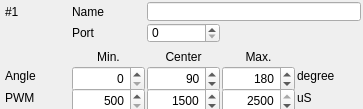
<?xml version="1.0" encoding="UTF-8"?>
<ui version="4.0">
 <class>Calibrate</class>
 <widget class="QWidget" name="Calibrate">
  <property name="windowModality">
   <enum>Qt::NonModal</enum>
  </property>
  <property name="geometry">
   <rect>
    <x>0</x>
    <y>0</y>
    <width>363</width>
    <height>109</height>
   </rect>
  </property>
  <property name="sizePolicy">
   <sizepolicy hsizetype="Fixed" vsizetype="Fixed">
    <horstretch>0</horstretch>
    <verstretch>0</verstretch>
   </sizepolicy>
  </property>
  <property name="minimumSize">
   <size>
    <width>363</width>
    <height>105</height>
   </size>
  </property>
  <property name="windowTitle">
   <string>Form</string>
  </property>
  <property name="autoFillBackground">
   <bool>true</bool>
  </property>
  <layout class="QGridLayout" name="gridLayout_2">
   <property name="leftMargin">
    <number>5</number>
   </property>
   <property name="topMargin">
    <number>2</number>
   </property>
   <property name="rightMargin">
    <number>2</number>
   </property>
   <property name="bottomMargin">
    <number>2</number>
   </property>
   <property name="spacing">
    <number>2</number>
   </property>
   <item row="1" column="0">
    <widget class="QLabel" name="id">
     <property name="text">
      <string>#1</string>
     </property>
    </widget>
   </item>
   <item row="2" column="1">
    <widget class="QLabel" name="label_9">
     <property name="text">
      <string>Port</string>
     </property>
    </widget>
   </item>
   <item row="3" column="3">
    <widget class="QLabel" name="label_2">
     <property name="sizePolicy">
      <sizepolicy hsizetype="Fixed" vsizetype="Fixed">
       <horstretch>0</horstretch>
       <verstretch>0</verstretch>
      </sizepolicy>
     </property>
     <property name="minimumSize">
      <size>
       <width>73</width>
       <height>23</height>
      </size>
     </property>
     <property name="text">
      <string>Max.</string>
     </property>
     <property name="alignment">
      <set>Qt::AlignCenter</set>
     </property>
    </widget>
   </item>
   <item row="7" column="4">
    <widget class="QLabel" name="label_10">
     <property name="text">
      <string>uS</string>
     </property>
    </widget>
   </item>
   <item row="1" column="1">
    <widget class="QLabel" name="label_8">
     <property name="text">
      <string>Name</string>
     </property>
    </widget>
   </item>
   <item row="5" column="3">
    <widget class="QSpinBox" name="maxAngle">
     <property name="sizePolicy">
      <sizepolicy hsizetype="Fixed" vsizetype="Fixed">
       <horstretch>0</horstretch>
       <verstretch>0</verstretch>
      </sizepolicy>
     </property>
     <property name="minimumSize">
      <size>
       <width>73</width>
       <height>26</height>
      </size>
     </property>
     <property name="alignment">
      <set>Qt::AlignRight|Qt::AlignTrailing|Qt::AlignVCenter</set>
     </property>
     <property name="maximum">
      <number>360</number>
     </property>
     <property name="value">
      <number>180</number>
     </property>
    </widget>
   </item>
   <item row="7" column="0">
    <widget class="QLabel" name="label_5">
     <property name="text">
      <string>PWM</string>
     </property>
    </widget>
   </item>
   <item row="5" column="1">
    <widget class="QSpinBox" name="minAngle">
     <property name="sizePolicy">
      <sizepolicy hsizetype="Fixed" vsizetype="Fixed">
       <horstretch>0</horstretch>
       <verstretch>0</verstretch>
      </sizepolicy>
     </property>
     <property name="minimumSize">
      <size>
       <width>73</width>
       <height>26</height>
      </size>
     </property>
     <property name="alignment">
      <set>Qt::AlignRight|Qt::AlignTrailing|Qt::AlignVCenter</set>
     </property>
     <property name="maximum">
      <number>360</number>
     </property>
    </widget>
   </item>
   <item row="7" column="1">
    <widget class="QSpinBox" name="minPw">
     <property name="sizePolicy">
      <sizepolicy hsizetype="Maximum" vsizetype="Fixed">
       <horstretch>0</horstretch>
       <verstretch>0</verstretch>
      </sizepolicy>
     </property>
     <property name="minimumSize">
      <size>
       <width>73</width>
       <height>26</height>
      </size>
     </property>
     <property name="alignment">
      <set>Qt::AlignRight|Qt::AlignTrailing|Qt::AlignVCenter</set>
     </property>
     <property name="minimum">
      <number>500</number>
     </property>
     <property name="maximum">
      <number>2500</number>
     </property>
     <property name="singleStep">
      <number>10</number>
     </property>
    </widget>
   </item>
   <item row="5" column="2">
    <widget class="QSpinBox" name="centerAngle">
     <property name="sizePolicy">
      <sizepolicy hsizetype="Fixed" vsizetype="Fixed">
       <horstretch>0</horstretch>
       <verstretch>0</verstretch>
      </sizepolicy>
     </property>
     <property name="minimumSize">
      <size>
       <width>73</width>
       <height>26</height>
      </size>
     </property>
     <property name="alignment">
      <set>Qt::AlignRight|Qt::AlignTrailing|Qt::AlignVCenter</set>
     </property>
     <property name="maximum">
      <number>360</number>
     </property>
     <property name="value">
      <number>90</number>
     </property>
    </widget>
   </item>
   <item row="3" column="1">
    <widget class="QLabel" name="label_3">
     <property name="sizePolicy">
      <sizepolicy hsizetype="Fixed" vsizetype="Fixed">
       <horstretch>0</horstretch>
       <verstretch>0</verstretch>
      </sizepolicy>
     </property>
     <property name="minimumSize">
      <size>
       <width>73</width>
       <height>23</height>
      </size>
     </property>
     <property name="text">
      <string>Min.</string>
     </property>
     <property name="alignment">
      <set>Qt::AlignCenter</set>
     </property>
    </widget>
   </item>
   <item row="2" column="2">
    <widget class="QSpinBox" name="port"/>
   </item>
   <item row="5" column="0">
    <widget class="QLabel" name="label">
     <property name="text">
      <string>Angle</string>
     </property>
    </widget>
   </item>
   <item row="3" column="2">
    <widget class="QLabel" name="label_4">
     <property name="sizePolicy">
      <sizepolicy hsizetype="Fixed" vsizetype="Fixed">
       <horstretch>0</horstretch>
       <verstretch>0</verstretch>
      </sizepolicy>
     </property>
     <property name="minimumSize">
      <size>
       <width>73</width>
       <height>23</height>
      </size>
     </property>
     <property name="text">
      <string>Center</string>
     </property>
     <property name="alignment">
      <set>Qt::AlignCenter</set>
     </property>
    </widget>
   </item>
   <item row="5" column="4">
    <widget class="QLabel" name="label_7">
     <property name="text">
      <string>degree</string>
     </property>
    </widget>
   </item>
   <item row="7" column="3">
    <widget class="QSpinBox" name="maxPw">
     <property name="sizePolicy">
      <sizepolicy hsizetype="Fixed" vsizetype="Fixed">
       <horstretch>0</horstretch>
       <verstretch>0</verstretch>
      </sizepolicy>
     </property>
     <property name="minimumSize">
      <size>
       <width>73</width>
       <height>26</height>
      </size>
     </property>
     <property name="alignment">
      <set>Qt::AlignRight|Qt::AlignTrailing|Qt::AlignVCenter</set>
     </property>
     <property name="minimum">
      <number>500</number>
     </property>
     <property name="maximum">
      <number>2500</number>
     </property>
     <property name="singleStep">
      <number>10</number>
     </property>
     <property name="value">
      <number>2500</number>
     </property>
    </widget>
   </item>
   <item row="7" column="2">
    <widget class="QSpinBox" name="centerPw">
     <property name="sizePolicy">
      <sizepolicy hsizetype="Fixed" vsizetype="Fixed">
       <horstretch>0</horstretch>
       <verstretch>0</verstretch>
      </sizepolicy>
     </property>
     <property name="minimumSize">
      <size>
       <width>73</width>
       <height>26</height>
      </size>
     </property>
     <property name="alignment">
      <set>Qt::AlignRight|Qt::AlignTrailing|Qt::AlignVCenter</set>
     </property>
     <property name="minimum">
      <number>500</number>
     </property>
     <property name="maximum">
      <number>2500</number>
     </property>
     <property name="singleStep">
      <number>10</number>
     </property>
     <property name="value">
      <number>1500</number>
     </property>
    </widget>
   </item>
   <item row="1" column="2" colspan="3">
    <widget class="QLineEdit" name="name"/>
   </item>
  </layout>
 </widget>
 <resources/>
 <connections/>
</ui>
